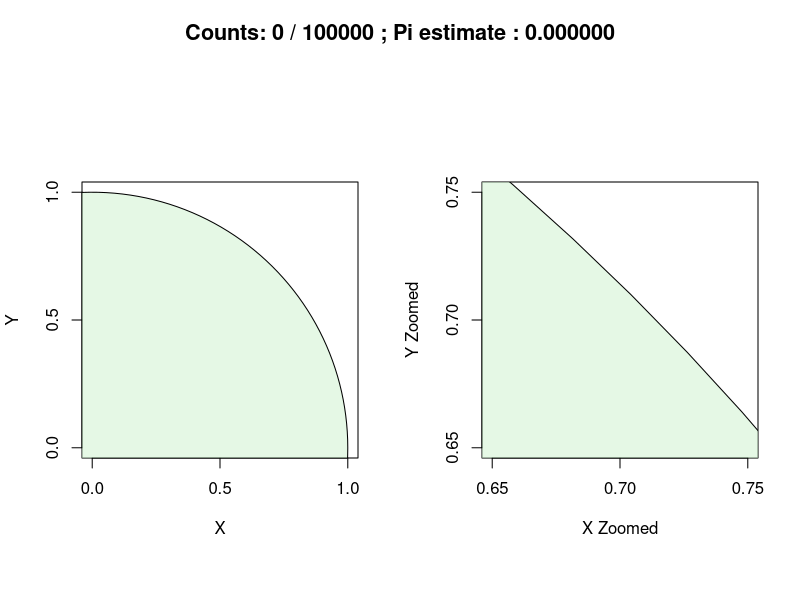
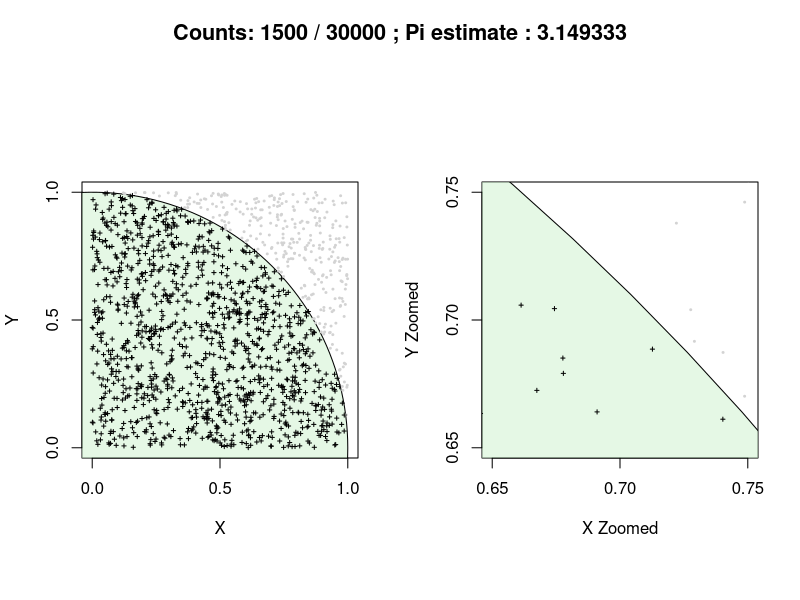
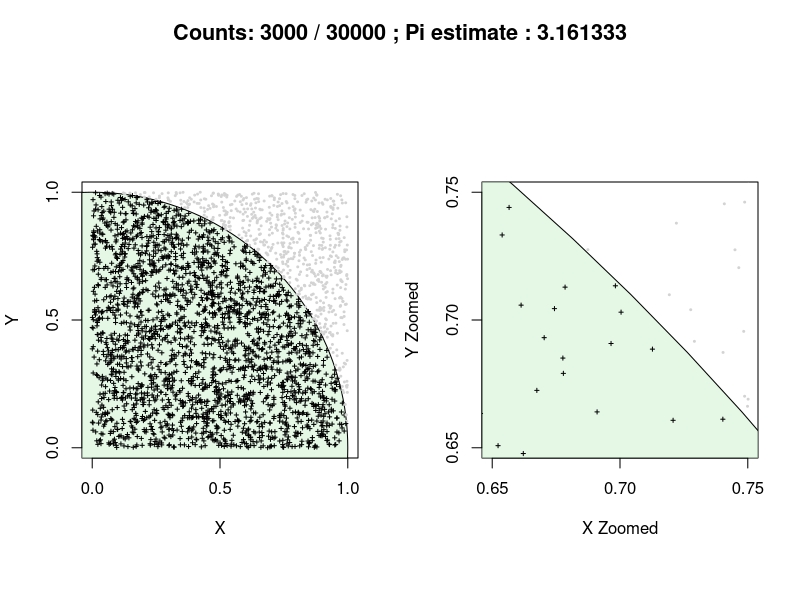
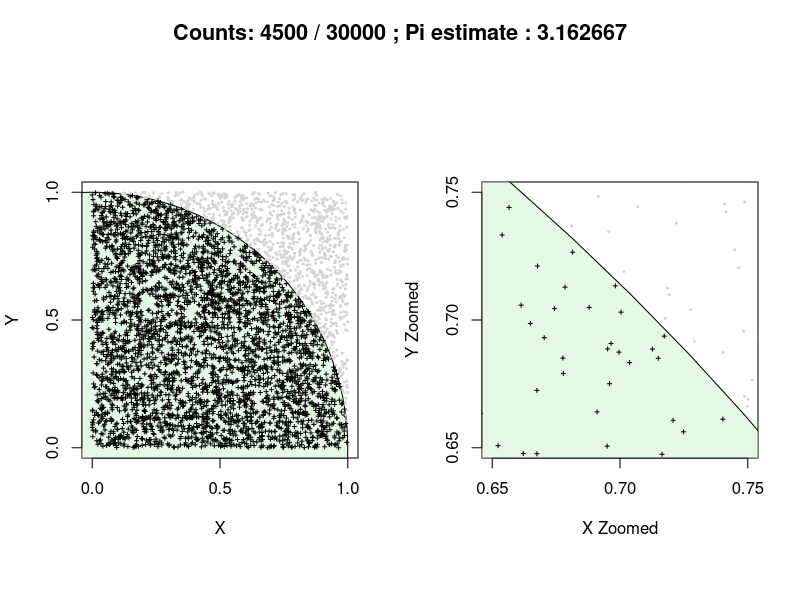
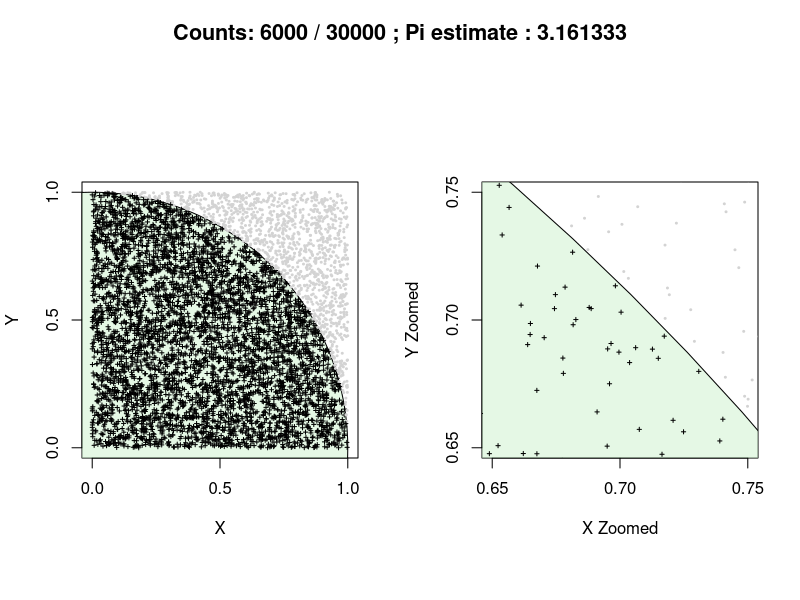
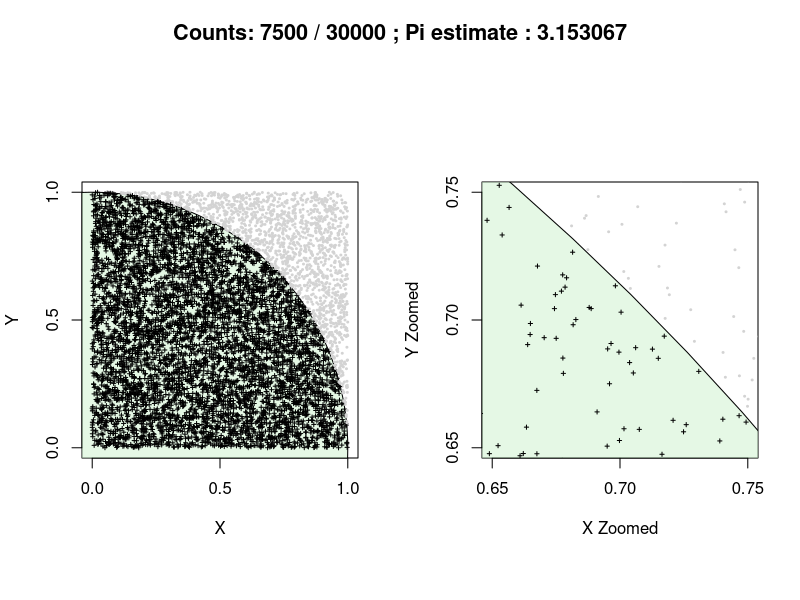
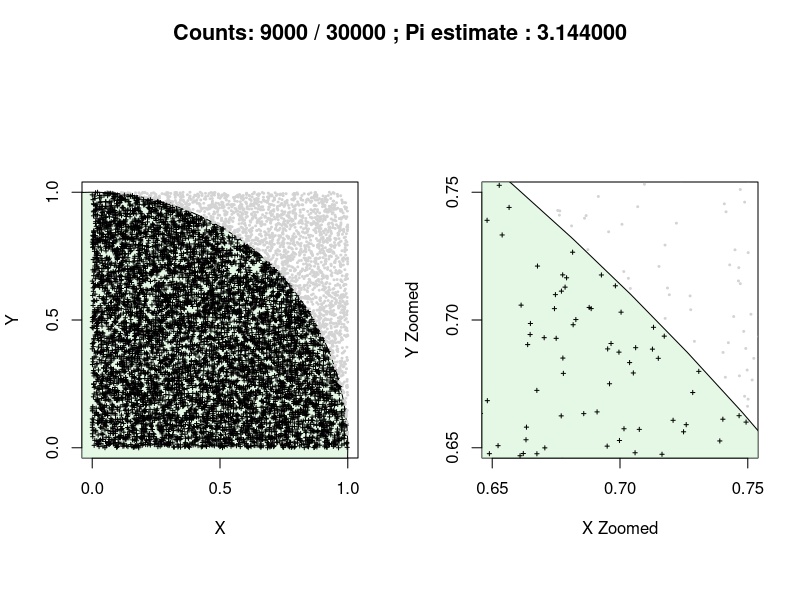
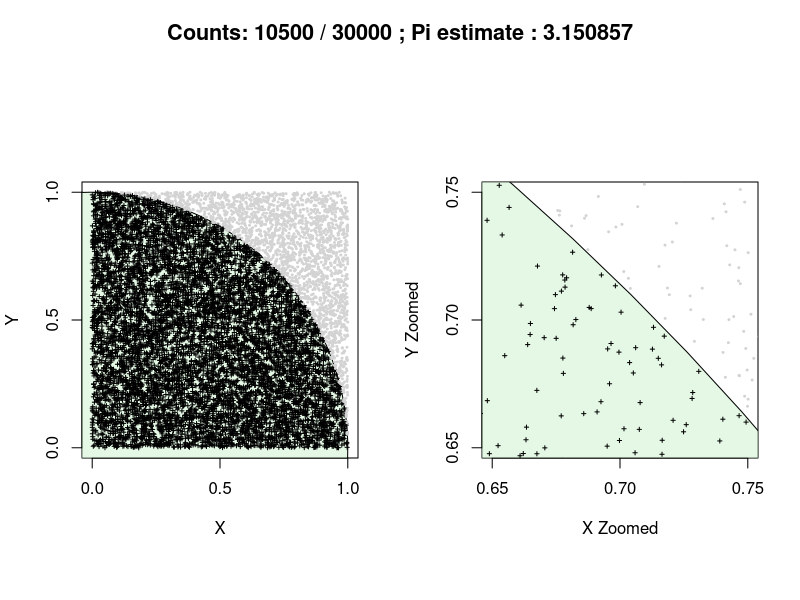

Recreate these plots in R, in order.
library(graphics)

# 1. Configuration variables
total_sims <- 30000
delay_seconds <- 0.1
n_frames <- 20.0

x_coords <- numeric()
y_coords <- numeric()
refresh_interval <- total_sims / n_frames
within_circle <- 0

# Pre-calculate coordinate
theta <- seq(0, 2 * pi, length.out = 200)
circle_x <- cos(theta)
circle_y <- sin(theta)

# ----------------------------------------------------
# INITIAL VISUAL STANDBY (Outside the Loop)
# ----------------------------------------------------
cat("Initializing plot canvas window...\n")

# pty = "s" forces both plots to be physically square boxes
par(mfrow = c(1, 2), oma = c(0, 0, 3, 0), pty = "s")

# Pre-render Panel 1 canvas skeleton
plot(NULL, xlim = c(0, 1), ylim = c(0, 1), 
     xaxt = "n", yaxt = "n", asp = 1,
     xlab = "X", ylab = "Y")
axis(1, at = c(0, 0.5, 1.0))
axis(2, at = c(0, 0.5, 1.0))
polygon(circle_x, circle_y, col = rgb(0.8, 0.95, 0.8, alpha = 0.5), border = "black", lwd = 1)

# Pre-render Panel 2 canvas skeleton
plot(NULL, xlim = c(0.65, 0.75), ylim = c(0.65, 0.75), 
     xaxt = "n", yaxt = "n", asp = 1,
     xlab = "X Zoomed", ylab = "Y Zoomed")
axis(1, at = c(0.65, 0.7, 0.75))
axis(2, at = c(0.65, 0.7, 0.75))
polygon(circle_x, circle_y, col = rgb(0.8, 0.95, 0.8, alpha = 0.5), border = "black", lwd = 1)

# Render initial title frame
title("Counts: 0 / 100000 ; Pi estimate : 0.000000", outer = TRUE, cex.main = 1.3, line = 1)

# Force a 2-second demo pause to show canvas setup
Sys.sleep(2.0)

# ----------------------------------------------------
# 2. Main Simulation Loop
# ----------------------------------------------------
cat("Starting Monte Carlo simulation streaming...\n")

x_coords <- numeric(total_sims)
y_coords <- numeric(total_sims)

for (x in 1:total_sims) {
  xs <- runif(1, 0)
  ys <- runif(1, 0)
  x_coords[x] <- xs; y_coords[x] <- ys
  
  distance <- xs^2 + ys^2
  if (distance <= 1.0) {
      within_circle <- within_circle + 1
  }
  
  # Redraw the plots every 1% of simulations
  if (x %% refresh_interval == 0 || x == total_sims) {
    
    pi_estimate <- (within_circle / x) * 4
    header_text <- sprintf("Counts: %d / %d ; Pi estimate : %8.6f", 
                           x, total_sims, pi_estimate)
    
    idx <- seq_len(x)
    is_inside <- (x_coords[idx]^2 + y_coords[idx]^2) <= 1
    point_shapes <- ifelse(is_inside, 3, 20)
    point_colors <- ifelse(is_inside, "black", "lightgray")

    # Must re-apply pty = "s" whenever par() is reset inside the loop
    par(mfrow = c(1, 2), oma = c(0, 0, 3, 0), pty = "s")
    
    # PANEL 1 Update
    plot(NULL, xlim = c(0, 1), ylim = c(0, 1), 
         xaxt = "n", yaxt = "n", asp = 1,
         xlab = "X", ylab = "Y")
    axis(1, at = c(0, 0.5, 1.0))
    axis(2, at = c(0, 0.5, 1.0))
    polygon(circle_x, circle_y, col = rgb(0.8, 0.95, 0.8, alpha = 0.5), border = "black", lwd = 1)
    points(x_coords[1:x], y_coords[1:x], col = point_colors, pch = point_shapes, cex = 0.4)
    
    # PANEL 2 Update
    plot(NULL, xlim = c(0.65, 0.75), ylim = c(0.65, 0.75), 
         xaxt = "n", yaxt = "n", asp = 1,
         xlab = "X Zoomed", ylab = "Y Zoomed")
    axis(1, at = c(0.65, 0.7, 0.75))
    axis(2, at = c(0.65, 0.7, 0.75))
    polygon(circle_x, circle_y, col = rgb(0.8, 0.95, 0.8, alpha = 0.5), border = "black", lwd = 1)
    points(x_coords[1:x], y_coords[1:x], col = point_colors, pch = point_shapes, cex = 0.4)
    
    # Shared Title Update
    title(header_text, outer = TRUE, cex.main = 1.3, line = 1)
    
    Sys.sleep(delay_seconds) 
  }
}

cat("Estimation complete.\n")
